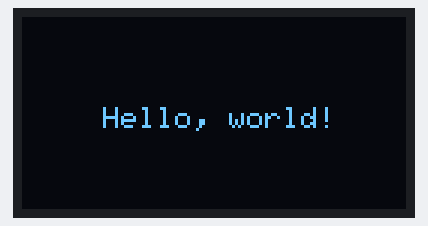
The sketch below on a simulated ESP8266 (NodeMCU). Parts: 128×64 one-colour display. WiFi joins after 1.5 s; servers stay silent unless stated; the display library's start-up logo is not drawn; what the sketch prints to the serial monitor is not drawn.

Above: at 3.1 s.

The sketch:

SSD1306-test.ino
```cpp
#include <ESP8266WebServer.h>
#include <Wire.h>
#include <Adafruit_Sensor.h>
#include <Adafruit_SSD1306.h>

#define SCREEN_WIDTH 128
#define SCREEN_HEIGHT 64
#define OLED_RESET 1

Adafruit_SSD1306 display(SCREEN_WIDTH, SCREEN_HEIGHT, &Wire, OLED_RESET);

/*Put your SSID & Password*/
const char* ssid = "MrWhite";  // Enter SSID here
const char* password = "Feketebikapata1965!";  //Enter Password here

void setup() {
  Serial.begin(115200);
  delay(1000);

  Serial.println("setup display");
  Wire.begin(4, 5);
  display.begin(SSD1306_SWITCHCAPVCC, 0x3c);
  Serial.println("display");
  display.display();
  delay(2000);
  display.clearDisplay();
  display.setTextSize(1);
  display.setTextColor(WHITE);
  display.setCursor(27,30);
  display.print("Hello, world!");
  display.display();

  Serial.println("Connecting to ");
  Serial.println(ssid);

  //connect to your local wi-fi network
  WiFi.begin(ssid, password);

  //check wi-fi is connected to wi-fi network
  while (WiFi.status() != WL_CONNECTED) {
  delay(1000);
  Serial.print(".");
  }
  Serial.println("");
  Serial.println("WiFi connected..!");
  Serial.print("Got IP: ");  Serial.println(WiFi.localIP());

}
void loop() {
}
```
